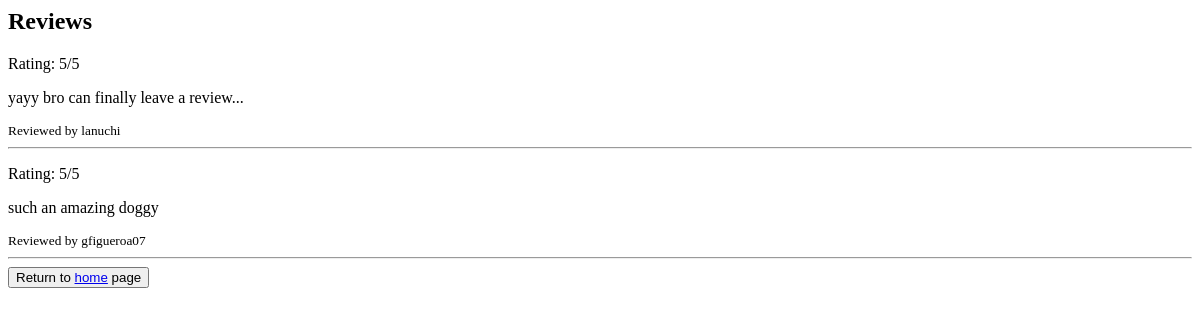
The page /users/reviews/13/ on the database as committed earlier.
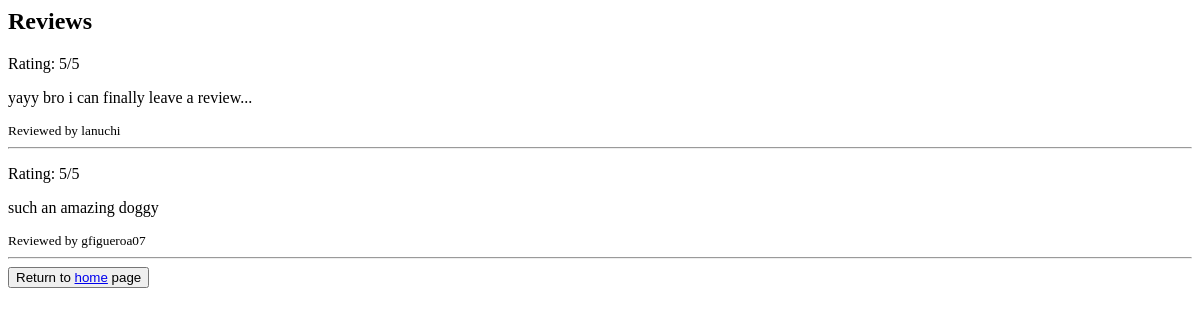
The same page on the database as committed later.
### users/models.py (models this page shows, shortened)
class Review(models.Model):
    review_written = models.ForeignKey(Profile, on_delete=models.CASCADE, related_name='reviews_written')
    review_received = models.ForeignKey(Profile, on_delete=models.CASCADE, related_name='reviews_received')
    images = models.ImageField(upload_to='review_pics/', blank=True, null=True)
    rating = models.IntegerField(validators=[
        MinValueValidator(1),
        MaxValueValidator(5),
    ])
    comment = models.TextField(blank=True)
    created_at = models.DateTimeField(auto_now_add=True)
    class Meta:
        constraints = [
            models.UniqueConstraint(
                fields=['review_received', 'review_written'],
                name='one_review_per_user_per_profile'
            )
        ]

class Profile(models.Model):
    user = models.OneToOneField(User, on_delete=models.CASCADE)
    profile_name = models.CharField(max_length=30, unique=False, blank=True, null=False)
    profile_picture = models.ImageField(upload_to='profile_pics/', blank=True, null=True)
    location = models.TextField(blank=False)
    description = models.TextField(blank=True)
    avg_review_score = models.FloatField(default=0.0)
    skills = models.TextField(blank=True)
    resume = models.FileField(upload_to='resumes/', blank=True, null=True)

### users/views.py (the view)
# urls.py: path('reviews/<int:profile_id>/', views.review_page, name='reviews'),
def review_page(request, profile_id):
    profile = get_object_or_404(Profile, id=profile_id)
    reviews = Review.objects.filter(review_written=profile)
    return render(request, 'users/review_page.html', {'profile': profile, 'reviews': reviews})

### users/templates/users/review_page.html (shortened to what this page needs)
<h2>Reviews</h2>
{% if reviews %}
    {% for review in reviews %}
        <div class="review">
            <p>Rating: {{ review.rating }}/5</p>
            <p>{{ review.comment }}</p>
            <small>
                Reviewed by {{ review.review_received.user.username }}
            </small>
            <hr>
        </div>
    {% endfor %}
{% else %}
    <p>No reviews yet.</p>
{% endif %}
<button>Return to <a href='/'>home</a> page</button>

Rows that differ between the two databases and show on the page:
changed Review "lanuchi": comment "yayy bro can finally leave a review..." → "yayy bro i can finally leave a review..."
